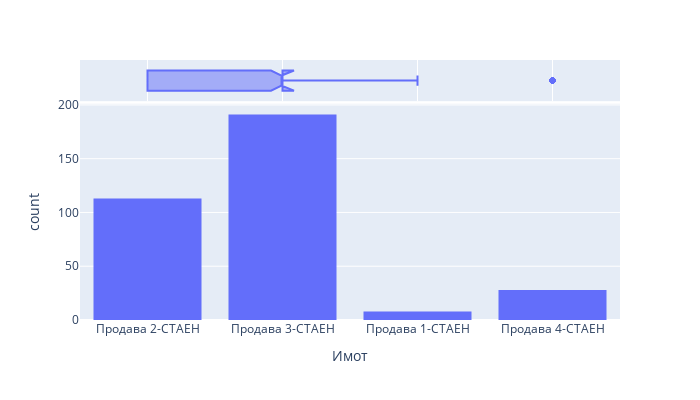

Source (notebook cell):
### Code cell
import plotly.express as px
fig = px.histogram(df_estate_collection_all, x='Имот', marginal="box",width=700, height=400)
fig.show()

### Figure 1 — Plotly figure (JSON) as saved in the notebook; plotly's stock layout.template omitted (floating-point values rounded to 4 significant figures; data arrays with more than 128 entries replaced by an {"elided": "..."} marker saying what was removed)
{"data": [{"alignmentgroup": "True", "bingroup": "x", "hovertemplate": "Имот=%{x}<br>count=%{y}<extra></extra>", "legendgroup": "", "marker": {"color": "#636efa", "pattern": {"shape": ""}}, "name": "", "offsetgroup": "", "orientation": "v", "showlegend": false, "type": "histogram", "x": {"elided": "340 str values"}, "xaxis": "x", "yaxis": "y"}, {"alignmentgroup": "True", "hovertemplate": "Имот=%{x}<extra></extra>", "legendgroup": "", "marker": {"color": "#636efa"}, "name": "", "notched": true, "offsetgroup": "", "showlegend": false, "type": "box", "x": {"elided": "340 str values"}, "xaxis": "x2", "yaxis": "y2"}], "layout": {"barmode": "relative", "height": 400, "legend": {"tracegroupgap": 0}, "margin": {"t": 60}, "width": 700, "xaxis": {"anchor": "y", "autorange": true, "domain": [0, 1], "range": [-0.5, 3.5], "title": {"text": "Имот"}, "type": "category"}, "xaxis2": {"anchor": "y2", "autorange": true, "domain": [0, 1], "matches": "x", "range": [-0.5, 3.5], "showgrid": true, "showticklabels": false, "type": "category"}, "yaxis": {"anchor": "x", "autorange": true, "domain": [0, 0.8316], "range": [0, 201.1], "title": {"text": "count"}}, "yaxis2": {"anchor": "x2", "autorange": true, "domain": [0.8416, 1], "matches": "y2", "range": [-0.5, 0.5], "showgrid": false, "showline": false, "showticklabels": false, "ticks": "", "type": "category"}}}
